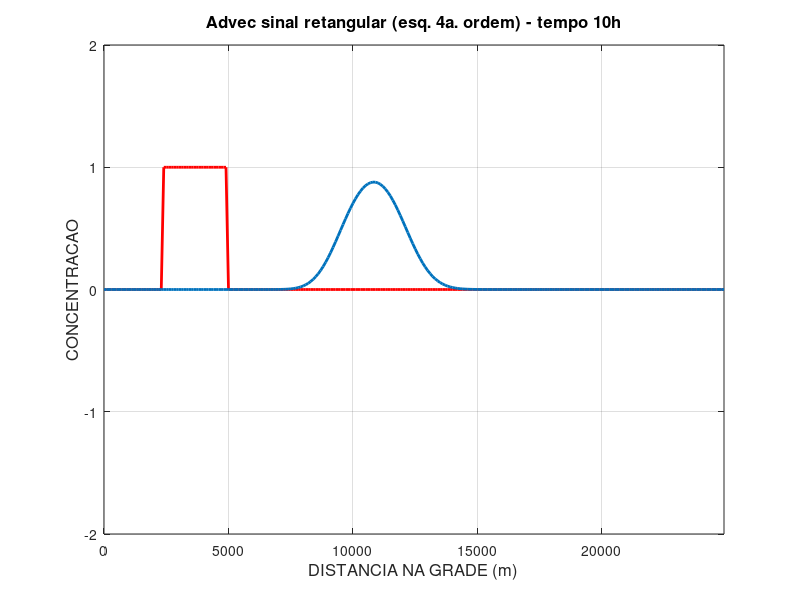

MATLAB code for this plot:
%%%%%%%%%%%%%%%%%%%%%%%%%%%%%%%%%%%%%%%%%%%%%%%%%%%%%%%%%%%%%%%%%%%%%%%
% Programa desenvolvivo para a Questão 4 da Lista 1 de exercícios da disciplina
% IOF814 - Modelos Numéricos Aplicados a Processos Costeiros e Estuarinos
% ministrada pelo Prof Joseph Harari, do Instituto Oceanográfico da USP.
%
% Para mais detalhes do desenvolvimento da discretização, pode ser conferido
% na solução da Lista, em IOF814/Lista1/outputs/Lista1_IOF814.pdf
%
%%%%%%%%%%%%%%%%%%%%%%%%%%%%%%%%%%%%%%%%%%%%%%%%%%%%%%%%%%%%%%%%%%%%%%%
% measure the running time of this routine
tic;

clear all; close all;

% definicao dos parametros do modelo, como tamanho da grade, passo de tempo e espaco
% e outras informacoes
%ler parametros do modelo
jmax=250;      %numero de pontos da grade em x
nmax=7200/2;      %numero de passos de tempo
dt=10;         %passo de tempo, em segundos
dx=100;        %espacamento da grade, em m
c=0.2;           %velocidade da corrente em x, em m/s
ci=1;          %valor da concentracao inicial
jin=25;        %indice do ponto inicial da grade com ci
jfi=50;        %indice do ponto final da grade com ci
freqplot=60;   %frequencia de plotagem
conc=2;        %limite maximo do eixo da concentracao no grafico
freqfilt=30;   %frequencia de filtragem

%calculo das constantes do modelo
q=c*dt/dx;
fatu=zeros(jmax,1);
fren=zeros(jmax,1);
xgrid=((1:jmax)-1)*dx;

%condicao inicial
fatu(jin:jfi)=ci;
fcin=fatu;
kplot=1;

for n=2:nmax
  tempo=n*dt;
  kplot=kplot+1;

  % funcoes de recorrencia
  fren(2:jmax-1)=fatu(2:jmax-1)- q*(fatu(2:jmax-1)-fatu(1:jmax-2));

  if(kplot==freqplot)
    kplot=0;
    %kfig=kfig+1;
    figure(1)
    plot(xgrid,fcin,'r','LineWidth',2)
    hold
    plot(xgrid,fren,'LineWidth',2)
    axis([xgrid(1) xgrid(jmax) -conc conc]);
    title(['Advec sinal retangular (esq. 4a. ordem) - tempo ',...
        num2str(tempo/3600),'h'],'fontsize',12)
    xlabel('DISTANCIA NA GRADE (m)','fontsize',12)
    ylabel('CONCENTRACAO','fontsize',12)
    grid on
    XX=num2str(tempo);
    % saving graph: please change the directory for some like result/.
    % this structure Im using is for my github acc
    % grafico=['print -djpeg ../outputs/Q04_ord01/q04_ord01_',XX];
    %eval(grafico);
    pause(0.1)
    hold
end
fatu=fren;


end

toc % print the time used to run all this algorithm
